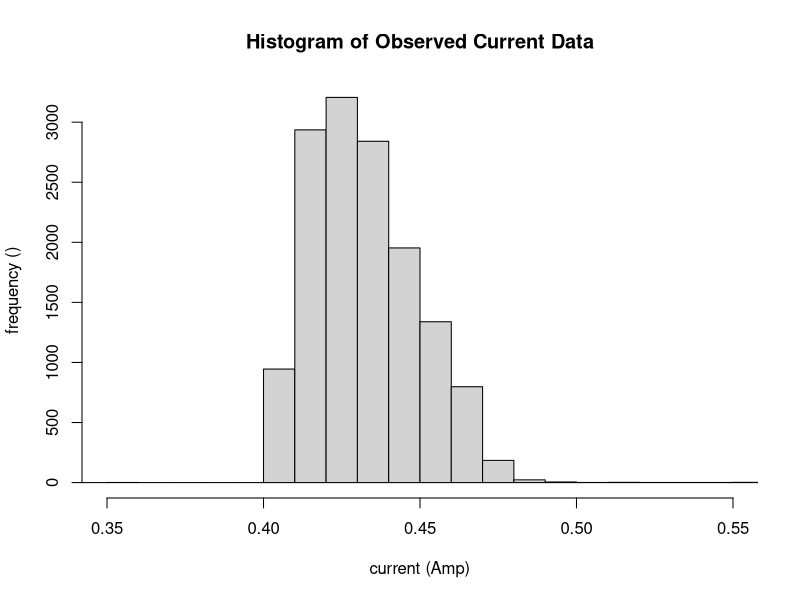
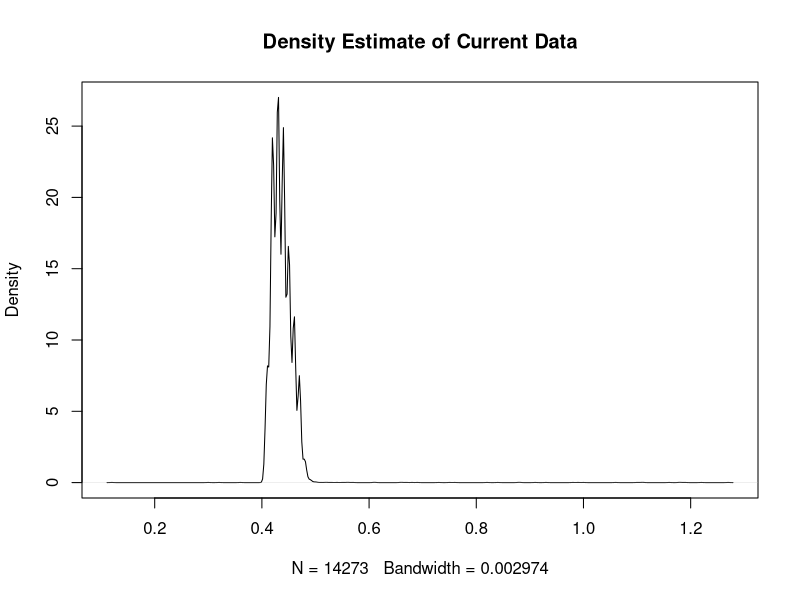
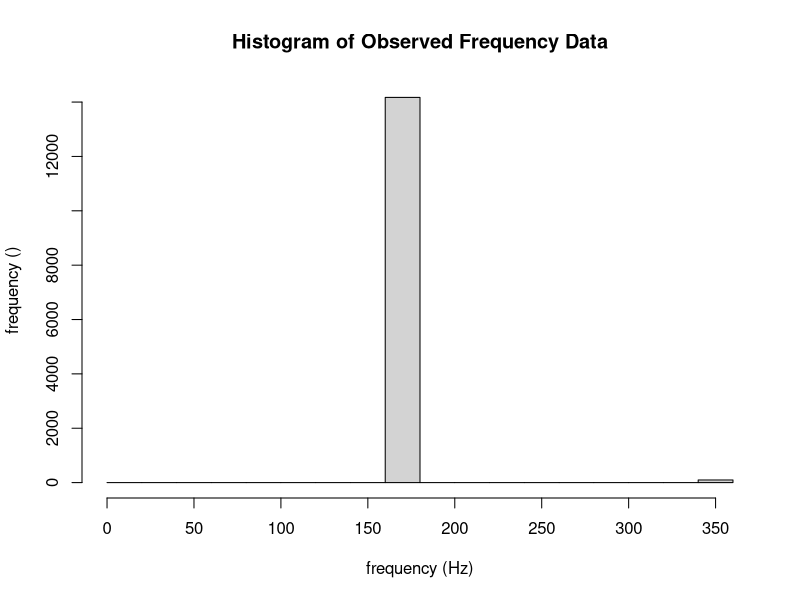
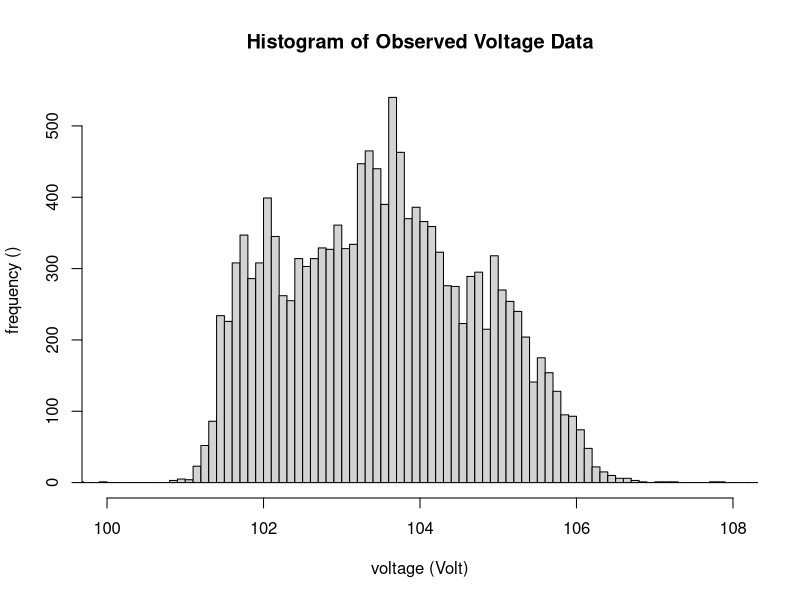
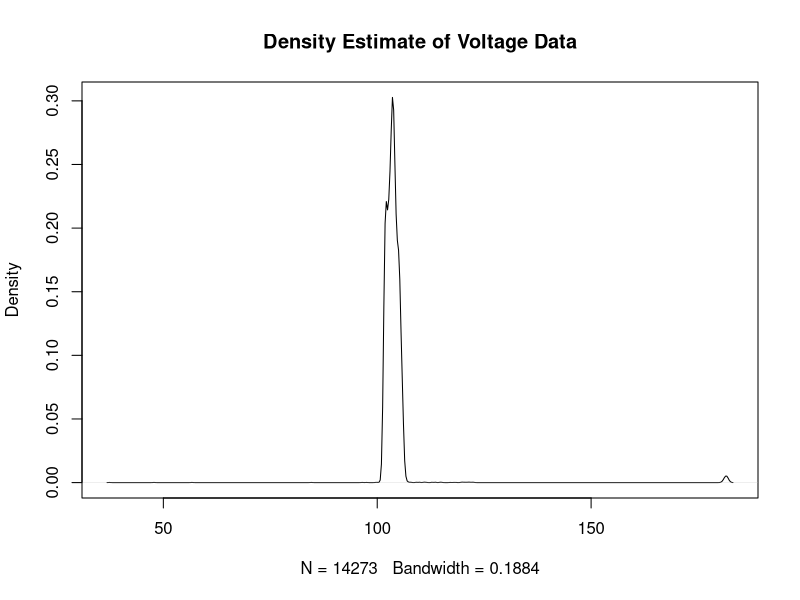
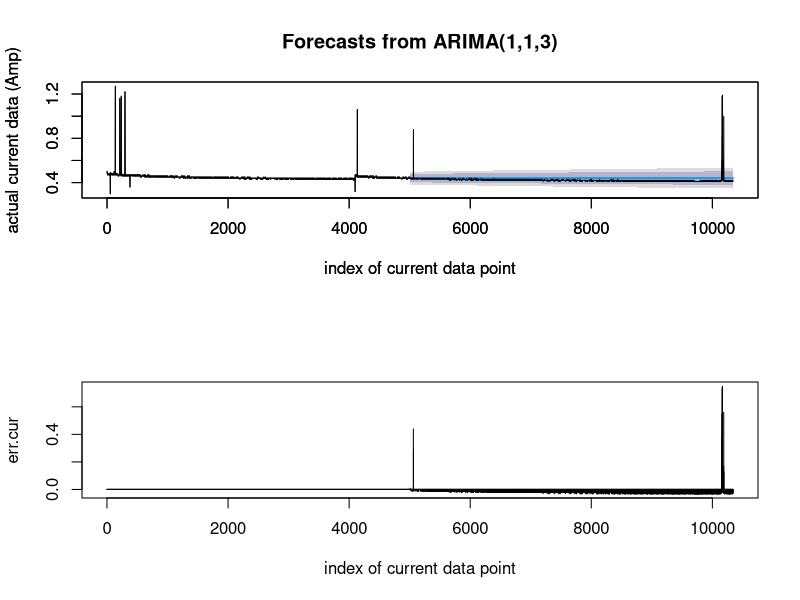
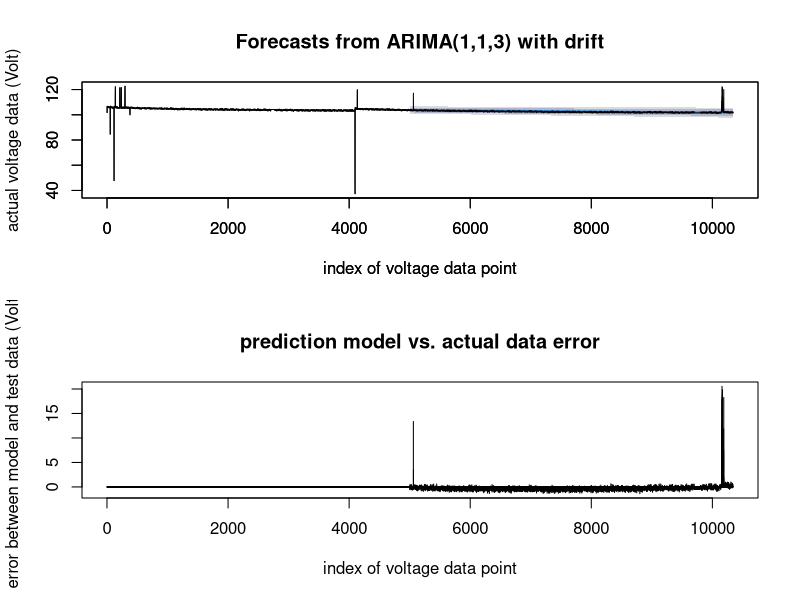

Reproduce these figures in R, in order.
# to start with, have to install the following packges
# install.packages("devtools")
# dev::install_github("robjhyndman/forecast")
# try following
library(forecast)
library(MASS)

#LOAD DATA
data <- read.table("fanucCurr_output.txt")
time.year <- data[,1]
time.month <- data[,2]
time.day <- data[,3]
time.hour <- data[,4]
time.minutes <- data[,5]
time.sec <- data[,6]
curr <- data[,7]*0.01
rm(data);
data <- read.table("fanucVol_output.txt")
vol <- data[,7]*0.1
rm(data);
data <- read.table("fanucFreq_output.txt")
freq <-data[,7]/10
rm(data);
data.freq = freq
data.vol = vol
data.curr = curr
rm(freq);
rm(curr);
rm(vol);

# ASSIGN DATA ATTRIBUTES
data.freq.mean = mean(data.freq)
data.freq.min = min(data.freq)
data.freq.max = max(data.freq)
data.freq.std = sd(data.freq)
data.freq.max_idx = which(data.freq %in% data.freq.max)
data.vol.mean = mean(data.vol)
data.vol.min = min(data.vol)
data.vol.max = max(data.vol)
data.vol.std = sd(data.vol)
data.vol.max_idx = which(data.vol %in% data.vol.max)
data.vol.idx = which(data.vol > data.vol.min)
data.curr.mean = mean(data.curr)
data.curr.min = min(data.curr)
data.curr.max = max(data.curr)
data.curr.std = sd(data.curr)
data.curr.max_idx = which(data.curr %in% data.curr.max)
data.curr.idx = which(data.curr > data.curr.min)

#PRINT STATS
print(c("mean volatge is:",data.vol.mean))
print(c("max voltage is:",data.vol.max))
print(c("voltage std is:",data.vol.std))
print(c("mean current is:",data.curr.mean))
print(c("max current is:",data.curr.max))
print(c("current std is:",data.curr.std))

jpeg('plot1.jpg')
#PLOT 

hist(data.curr[data.curr.idx], breaks = seq(data.curr.min,data.curr.max,by=0.01), main ="Histogram of Observed Current Data", xlab = "current (Amp)", ylab = "frequency ()", xlim = c(0.35,0.55), plot= TRUE)
plot(density(data.curr[data.curr.idx]), main = "Density Estimate of Current Data")
fitdistr(data.curr[data.curr.idx],"normal")
hist(data.freq[which(data.freq > 0)],main ="Histogram of Observed Frequency Data",xlab = "frequency (Hz)", ylab = "frequency ()")
x11()
hist(data.vol[data.vol.idx], breaks = seq(data.vol.min,data.vol.max,by=0.1), main = "Histogram of Observed Voltage Data", xlab = "voltage (Volt)", ylab = "frequency ()", xlim = c(100,108), plot= TRUE)
plot(density(data.vol[data.vol.idx]), main = "Density Estimate of Voltage Data")
fitdistr(data.vol[data.vol.idx],"normal")
dev.off()

# Deal with data
dec = which(time.month == 12)
decidx = which(data.freq[dec] < 200)
dec.cur = data.curr[which(data.curr[decidx] > 0)]
dec.vol = data.vol[which(data.vol[decidx] > 0)]
cur_fit <- auto.arima(dec.cur[1:5000])
vol_fit <- auto.arima(dec.vol[1:5000])
jpeg('plot2.jpg')
par(mfrow = c(2,1))
plot(forecast(cur_fit, h = length(dec.cur)-5000), xlab = "index of current data point", ylab = "actual current data (Amp)",xlim = c(0,length(dec.cur))) 
par(new = TRUE)
plot(dec.cur,type = "l", xlab = "index of current data point", ylab = "actual current data (Amp)",xlim = c(0,length(dec.cur)))
err.cur = 0
err.cur[1:5000] = 0.0;
err.cur[5001:length(dec.cur)] = dec.cur[5001:length(dec.cur)]-as.numeric(unlist(forecast(cur_fit, h = length(dec.cur)-5000)[4]))
plot(err.cur, type = "h", xlab = "index of current data point")
x11()
par(mfrow = c(2,1))
plot(forecast(vol_fit, h = length(dec.vol)-5000), xlab = "index of voltage data point", ylab = "actual voltage data (Volt)",xlim = c(0,length(dec.vol))) 
par(new = TRUE)
plot(dec.vol,type = "l", xlab = "index of voltage data point", ylab = " ",xlim = c(0,length(dec.vol)))
err.vol = 0
err.vol[1:5000] = 0.0;
err.vol[5001:length(dec.vol)] = dec.vol[5001:length(dec.vol)]-as.numeric(unlist(forecast(vol_fit, h = length(dec.vol)-5000)[4]))
plot(err.vol, main = "prediction model vs. actual data error",type = "h", xlab = "index of voltage data point", ylab = "error between model and test data (Volt)")
dev.off()


#x11()
